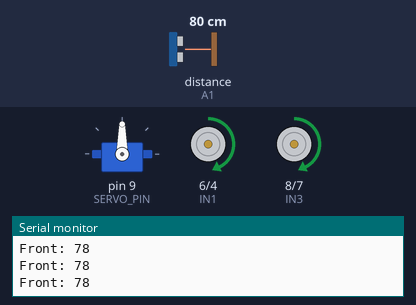
The sketch below on a simulated Arduino Uno, built with avr-gcc and run on an emulated ATmega328P. Parts: servo, motor-driver pin pairs drawn as motors (green arrow = first pin HIGH = forward, orange = second pin HIGH = backward, longer = more drive, scaled by the enable pin), the last lines printed to the serial monitor. Wiring (inferred from the names in the program): ultrasonic range finder: trigger A0; echo A1. The inputs (shaded band) are chosen by the test bench; at power-on: distance to the obstacle (sensor on A1) 80 cm. The echo pulse lasts 58.3 µs per cm.

Above: at 1.2 s.
1.3 s: distance to the obstacle (sensor on A1) set to 54 cm
4.3 s: distance to the obstacle (sensor on A1) set to 47 cm
At 5.2 s:
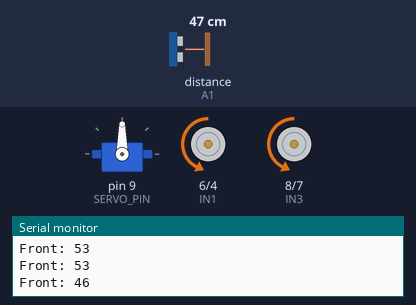
At 6.1 s:
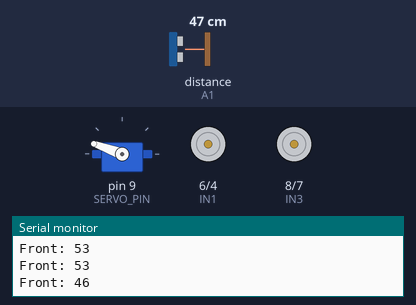
7.3 s: distance to the obstacle (sensor on A1) set to 60 cm
9.8 s: distance to the obstacle (sensor on A1) set to 2 cm
At 13.6 s:
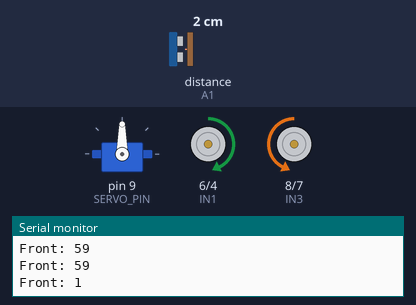
Timing chart, 0 to 13.8 s (numbered marks = the images above; inputs shaded):
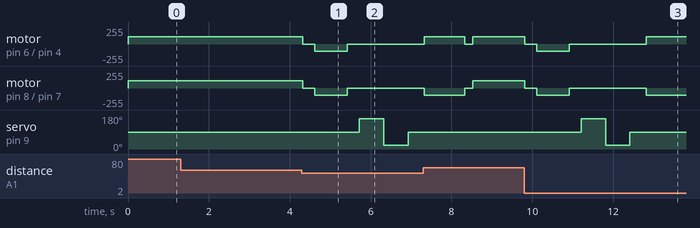

Measured:
- the behaviour switches between 52 and 51 cm on distance to the obstacle (sensor on A1) (found by bisection; images 0 and 1)
- after the input at 4.3 s, motor on pin 6 (IN1) / pin 4 (IN2), motor on pin 8 (IN3) / pin 7 (IN4): forward 110/255 → stopped at once, → backward 110/255 0.30 s later, → stopped 0.80 s later; servo on pin 9 (SERVO_PIN): 90° → 160° after 1.4 s, → 20° 0.60 s later, → 90° 0.60 s later
- after the input at 9.8 s, motor on pin 6 (IN1) / pin 4 (IN2): forward 110/255 → stopped at once, → backward 110/255 0.30 s later, → stopped 0.80 s later, → forward 110/255 1.9 s later; motor on pin 8 (IN3) / pin 7 (IN4): forward 110/255 → stopped at once, → backward 110/255 0.30 s later, → stopped 0.80 s later, → backward 110/255 1.9 s later

The sketch:

scout_robot.ino
```cpp
#include <SoftwareSerial.h>
#include <Servo.h>

#define ENA 5
#define IN1 6
#define IN2 4
#define ENB 3
#define IN3 8
#define IN4 7
#define TRIG A0
#define ECHO A1
#define SERVO_PIN 9

Servo scanner;
int speedVal = 110;

void setup() {
  pinMode(ENA, OUTPUT);
  pinMode(ENB, OUTPUT);
  pinMode(IN1, OUTPUT);
  pinMode(IN2, OUTPUT);
  pinMode(IN3, OUTPUT);
  pinMode(IN4, OUTPUT);
  pinMode(TRIG, OUTPUT);
  pinMode(ECHO, INPUT);

  scanner.attach(SERVO_PIN);
  scanner.write(90);
  Serial.begin(9600);
}

void loop() {
  int frontDist = getDistance();

  Serial.print("Front: ");
  Serial.println(frontDist);

  if (frontDist > 50) {
    forward();
  }
  else {
    stopRobot();
    delay(300);

    backward();
    delay(800);

    stopRobot();
    delay(300);

    scanner.write(160);
    delay(600);
    int leftDist = getDistance();

    scanner.write(20);
    delay(600);
    int rightDist = getDistance();

    scanner.write(90);
    delay(400);

    if (leftDist > rightDist) {
      turnLeft();
      delay(1000);
    }
    else {
      turnRight();
      delay(1000);
    }

    stopRobot();
    delay(200);
  }
}

int getDistance() {
  digitalWrite(TRIG, LOW);
  delayMicroseconds(2);

  digitalWrite(TRIG, HIGH);
  delayMicroseconds(10);

  digitalWrite(TRIG, LOW);

  long duration = pulseIn(ECHO, HIGH, 30000);
  int distance = duration * 0.034 / 2;

  if (distance == 0)
    distance = 300;

  return distance;
}

void forward() {
  analogWrite(ENA, speedVal);
  analogWrite(ENB, speedVal);

  digitalWrite(IN1, HIGH);
  digitalWrite(IN2, LOW);
  digitalWrite(IN3, HIGH);
  digitalWrite(IN4, LOW);
}

void backward() {
  analogWrite(ENA, speedVal);
  analogWrite(ENB, speedVal);

  digitalWrite(IN1, LOW);
  digitalWrite(IN2, HIGH);
  digitalWrite(IN3, LOW);
  digitalWrite(IN4, HIGH);
}

void turnLeft() {
  analogWrite(ENA, speedVal);
  analogWrite(ENB, speedVal);

  digitalWrite(IN1, LOW);
  digitalWrite(IN2, HIGH);
  digitalWrite(IN3, HIGH);
  digitalWrite(IN4, LOW);
}

void turnRight() {
  analogWrite(ENA, speedVal);
  analogWrite(ENB, speedVal);

  digitalWrite(IN1, HIGH);
  digitalWrite(IN2, LOW);
  digitalWrite(IN3, LOW);
  digitalWrite(IN4, HIGH);
}

void stopRobot() {
  digitalWrite(IN1, LOW);
  digitalWrite(IN2, LOW);
  digitalWrite(IN3, LOW);
  digitalWrite(IN4, LOW);
}
```
